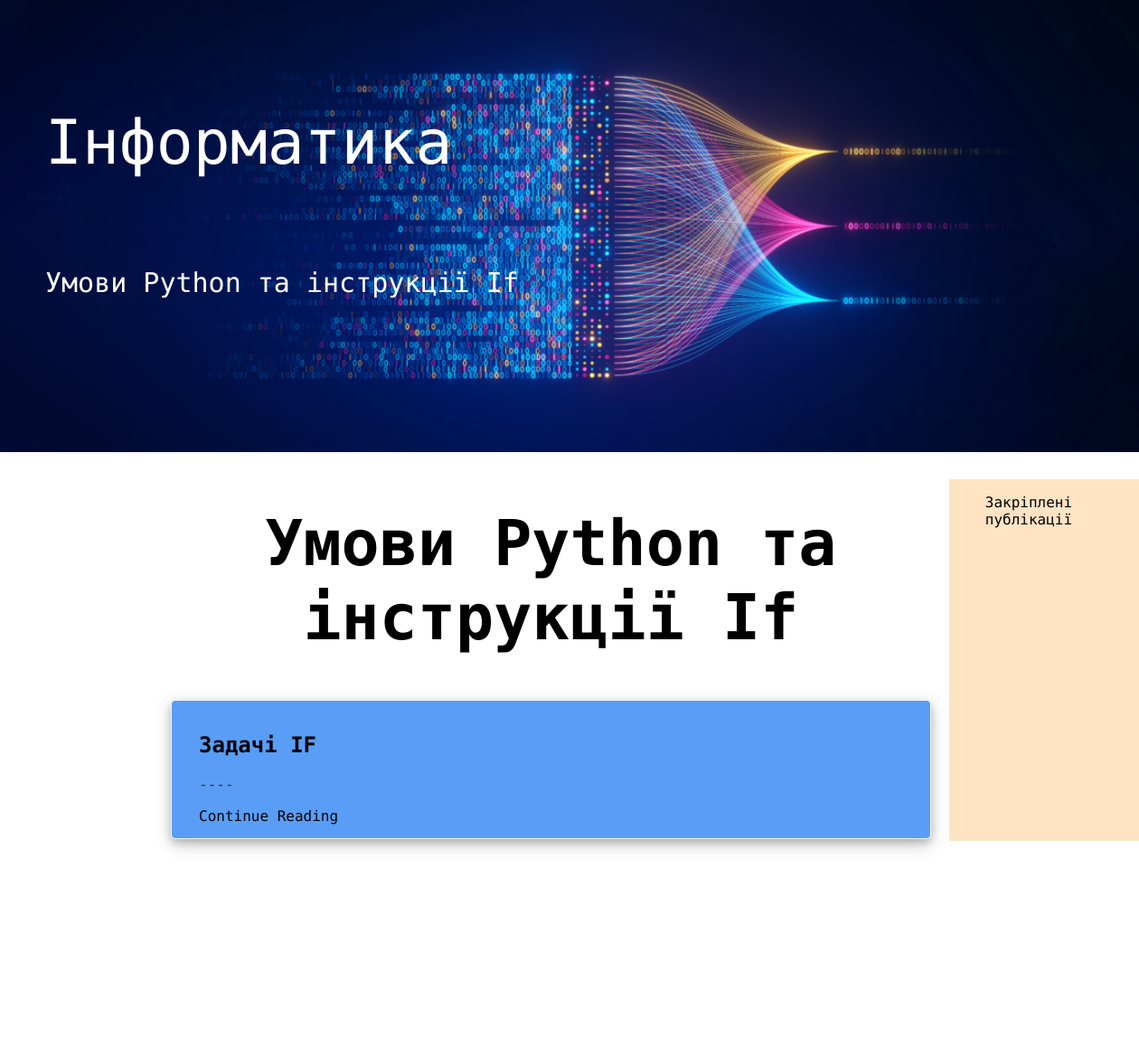
The app's page /categories/umovi-python-ta-instrukciyi-if/, older data.
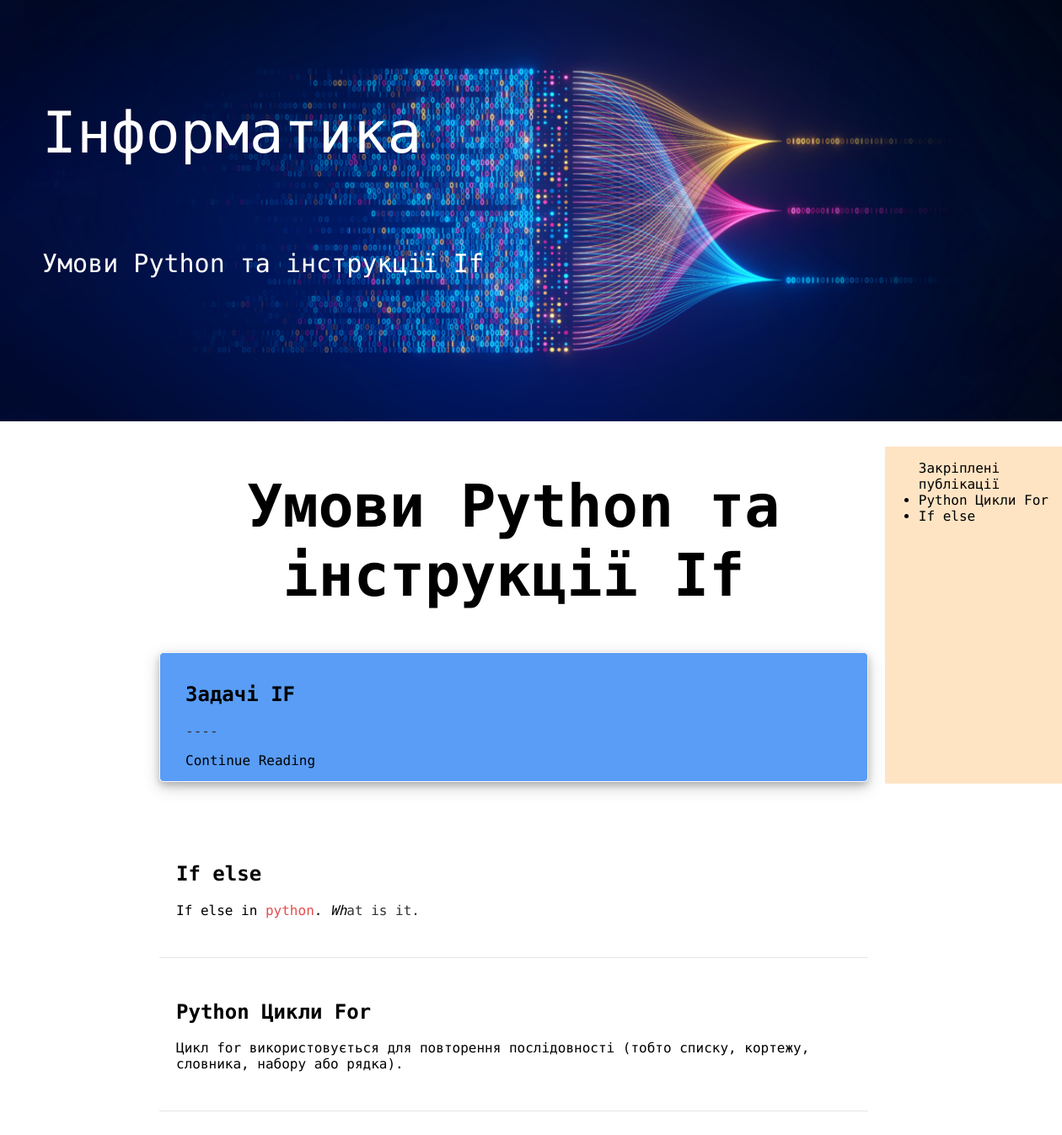
The same page, newer data.
### main/models.py (models this page shows, shortened)
class Categories(models.Model):
    img = models.ImageField(upload_to='cat',verbose_name='Фото категории', blank=True,)
    name = models.CharField(max_length=200, verbose_name='Название')
    description = models.TextField()
    parent_category = models.ForeignKey('self', on_delete=models.CASCADE, null=True, blank=True)
    slug = models.SlugField(max_length=200, unique=True, blank=True, null=True, verbose_name='URL')
    is_favorite = models.BooleanField(default=False)
    def get_subcategories(self):
        return Categories.objects.filter(parent_category=self)
    def __str__(self):
        return self.name
    class Meta:
        verbose_name_plural = 'Категории'
        verbose_name = 'Категория'
        ordering = ['name']

class Post(models.Model):
    name = models.CharField(max_length=200)
    img = models.ImageField(upload_to='post',verbose_name='Фото поста', blank=True,)
    content=CKEditor5Field('Text', config_name='extends')
    category = models.ForeignKey(Categories, on_delete=models.CASCADE, null=True, blank=True)
    created_at = models.DateTimeField(auto_now_add=True)
    slug = models.SlugField(max_length=200, unique=True, blank=True, null=True, verbose_name='POST_URL')
    is_visible = models.BooleanField(default=True)
    is_favorite = models.BooleanField(default=False)
    is_pinned = models.BooleanField(default=False)
    def __str__(self):
        return self.name
    class Meta:
        verbose_name_plural = 'Пости'
        verbose_name = 'Пост'
        ordering = ['id']

class PinnedPost(models.Model):
    post = models.ForeignKey(Post, on_delete=models.CASCADE)
    category = models.ForeignKey(Categories, on_delete=models.CASCADE)

### main/views.py (the view, shortened to what this page needs)
# urls.py: path('categories/<slug:category_slug>/', views.subcategories, name='subcategories'),
def subcategories(request, category_slug):
    category = get_object_or_404(Categories, slug=category_slug)
    categories = category.get_subcategories()
    categories2 = Categories.objects.filter(parent_category=category)
    tasks = PostTasks.objects.filter(category__slug=category_slug)
    posts = Post.objects.filter(category__slug=category_slug)
    all_categories = [category] + list(categories2)
    all_posts   = Post.objects.filter(category__in=all_categories)
    pinned_posts = PinnedPost.objects.filter(category__in=all_categories)
    if tasks:
        context = {
            'tasks': tasks,
        }
        return render(request, 'main/all_tasks.html', context)
    elif posts and category:
        context = {
            'posts': posts,
            'category': category,
            'categories': categories,
            'pinned_posts': pinned_posts,
        }
        return render(request,'main/subcategories.html', context)
    elif posts :
        context = {
            'posts': posts,
            'pinned_posts': pinned_posts,
        }
        return render(request,'main/subcategories.html', context)

### templates/main/subcategories.html (shortened to what this page needs)
{% extends "base.html" %}
{% load static %}
{% block title %}
    {{category}}
{% endblock title %}
{% block content %}
<h1>{{ category.name }}</h1>
    {% for category in categories %}
    <div class="post-subcategory">
        <h2>{{ category.name }}</h2>
        <p>{{ category.description }}</p>
        <a href="{% url 'main:subcategories' category.slug %}" class="btn btn-primary">Continue Reading</a>
    </div>
    {% endfor %}
    {% for post in posts %}
    {% if not post.img %}
    <div class="post2 post-base">
          <div class="post2-content">
            <a href="">
                <h2>{{ post.name }}</h2>
            </a>
               {{ post.content| safe }}
          </div>
      </div>
{% endif %}
{% endfor %}
</div>
{% endblock content %}
{% block nav %}
<nav>
    <ul> Закріплені публікації
        {% for pinned_post in pinned_posts %}
        <li>{{ pinned_post.post }}</li>
        {% endfor %}
    </ul>
</nav>
{% endblock nav %}

Row changes from the older to the newer data that the page shows:
now on this page (row edited): Post: name "If else", content "If else in python . Wh at is it."
added Post: name "Python Цикли For", content "Цикл for використовується для повторення послідовності (тобто списку, кортежу, словника, набору або рядка)."
added PinnedPost: post "Python Цикли For"
added PinnedPost: post "If else"
